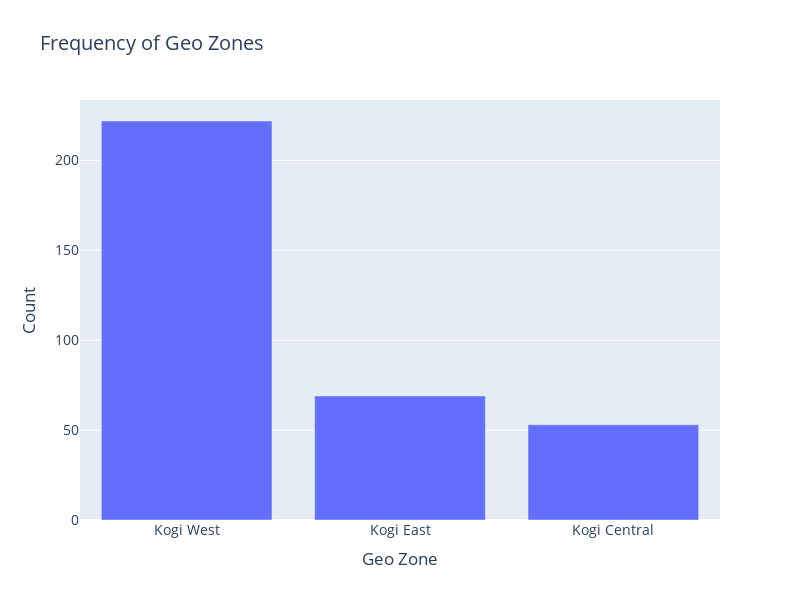
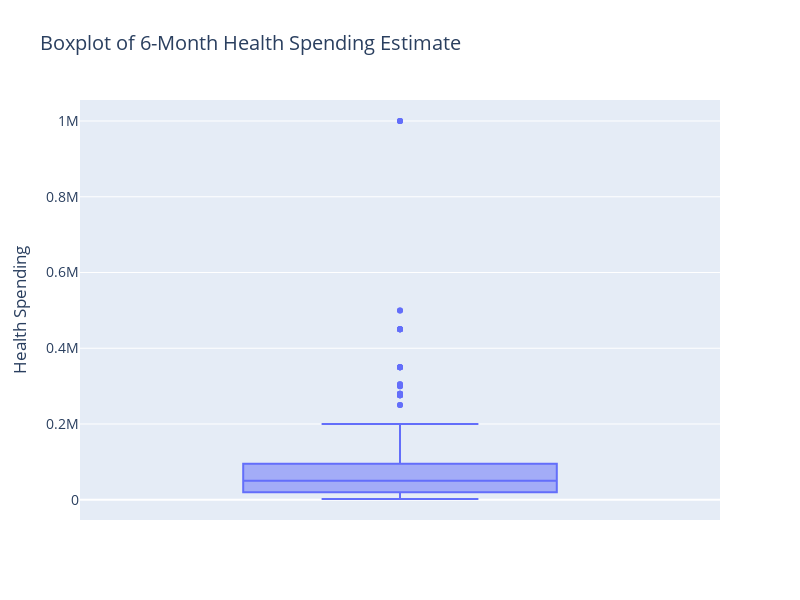
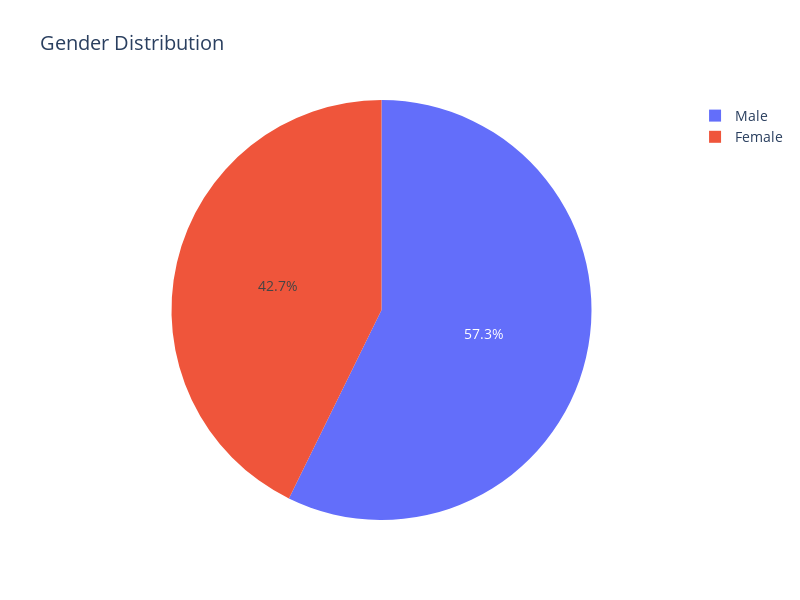
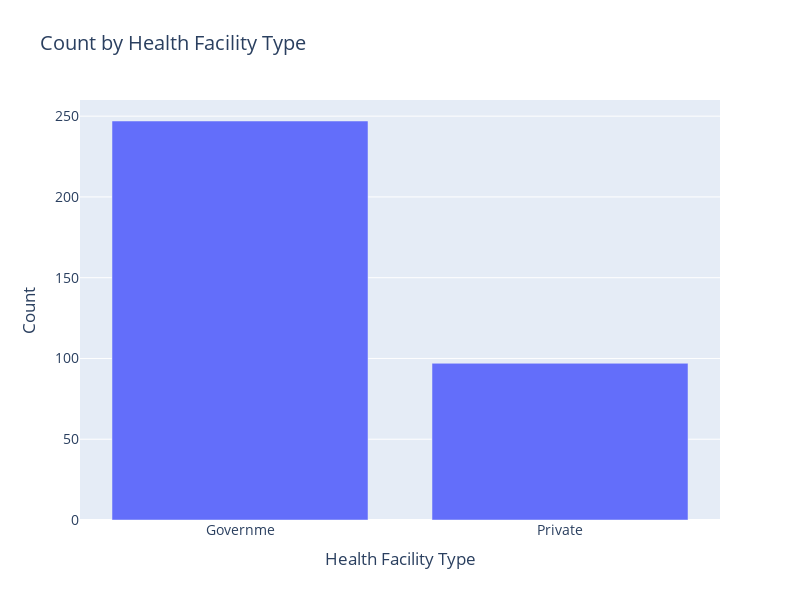

Notebook source saved alongside these figures, in order:
### Code cell
import pandas as pd
import numpy as np
import re
import plotly.express as px
import plotly.graph_objects as go
import plotly.figure_factory as ff
from sklearn.linear_model import LogisticRegression
from sklearn.metrics import roc_curve, auc

# Monkey-patch DataFrame to include iteritems if missing
if not hasattr(pd.DataFrame, 'iteritems'):
    def iteritems(self):
        return iter(self.items())
    pd.DataFrame.iteritems = iteritems

def clean_numeric(val):
    """Remove non-numeric characters and convert to float."""
    if pd.isna(val):
        return None
    num = re.sub(r'[^\d.]', '', str(val))
    try:
        return float(num)
    except:
        return None

# Load data from CSV file
file_path = r"C:\catastrophic.csv"
df = pd.read_csv(file_path)

# Clean and convert relevant columns
df["Household Income"] = df["Household Icome"].apply(clean_numeric)
df["Health Spending"] = df["6-Month Health Spending Estimate"].apply(clean_numeric)
df["Last Admission Cost"] = df["Last Admission Cost?"].apply(clean_numeric)
df["Age"] = pd.to_numeric(df["Age"], errors='coerce')

# Drop rows with missing or zero values in key numeric columns
df = df.dropna(subset=["Household Income", "Health Spending", "Age"])
df = df[(df["Household Income"] > 0) & (df["Health Spending"] > 0)]

# Standard layout parameters for readability
layout_params = dict(width=800, height=600, font=dict(size=14))

# 1. Frequency Plot: Frequency of Geo Zones
freq_geo = df["Geo Zone"].value_counts().reset_index()
freq_geo.columns = ["Geo Zone", "Count"]
fig_freq = px.bar(freq_geo, x="Geo Zone", y="Count", title="Frequency of Geo Zones")
fig_freq.update_layout(**layout_params)
fig_freq.show()

# 2. Boxplot: Distribution of Health Spending
fig_box = px.box(df, y="Health Spending", title="Boxplot of 6-Month Health Spending Estimate")
fig_box.update_layout(**layout_params)
fig_box.show()

# 3. Pie Chart: Gender Distribution
fig_pie = px.pie(df, names="Gender", title="Gender Distribution", width=800, height=600)
fig_pie.update_layout(font=dict(size=14))
fig_pie.show()

# 4. Bar Chart: Count by Health Facility Type
fac_counts = df["Health Facility Type"].value_counts().reset_index()
fac_counts.columns = ["Health Facility Type", "Count"]
fig_bar = px.bar(fac_counts, x="Health Facility Type", y="Count", title="Count by Health Facility Type")
fig_bar.update_layout(**layout_params)
fig_bar.show()

# 5. Line Graph: Health Spending by Age (sorted by Age)
df_sorted = df.sort_values("Age")
fig_line = px.line(df_sorted, x="Age", y="Health Spending", title="Health Spending by Age")
fig_line.update_layout(**layout_params)
fig_line.show()

# 6. Heat Map: Correlation Matrix of Numeric Variables
numeric_cols = ["Age", "Household Income", "Health Spending", "Last Admission Cost"]
corr_matrix = df[numeric_cols].corr()
fig_heat = px.imshow(corr_matrix, text_auto=True, title="Correlation Heatmap", width=800, height=600)
fig_heat.update_layout(font=dict(size=14))
fig_heat.show()

# 7. Individual Visualizations for Each Numeric Variable
numeric_df = df[numeric_cols].copy().reset_index(drop=True)
for col in numeric_cols:
    # a) Line Graph: Sorted values vs. index
    sorted_series = numeric_df[col].sort_values().reset_index(drop=True)
    fig_line_col = px.line(x=sorted_series.index, y=sorted_series,
                           title=f"Line Graph of {col}",
                           labels={"x": "Index (sorted)", "y": col})
    fig_line_col.update_layout(**layout_params)
    fig_line_col.show()
    
    # b) Histogram: Distribution of the variable
    fig_hist = px.histogram(numeric_df, x=col, nbins=30,
                            title=f"Histogram of {col}")
    fig_hist.update_layout(**layout_params)
    fig_hist.show()
    
    # c) Density Plot (Bell Shape): Using Plotly Figure Factory
    data_for_density = [numeric_df[col].dropna().values]
    fig_density = ff.create_distplot(data_for_density, group_labels=[col],
                                     show_hist=False, show_rug=False)
    fig_density.update_layout(title=f"Density Plot of {col}", **layout_params)
    fig_density.show()

# 8. Pair Plots: Scatter Matrix for Numeric Variables
# Create a new DataFrame for numeric columns to ensure compatibility
numeric_df_reset = pd.DataFrame(df[numeric_cols]).reset_index(drop=True)
fig_pair = px.scatter_matrix(numeric_df_reset, title="Pair Plot (Scatter Matrix) of Numeric Variables", width=900, height=700)
fig_pair.update_layout(font=dict(size=12))
fig_pair.show()

# 9. Scatter Plot: Age vs Health Spending colored by Gender
fig_scatter = px.scatter(df, x="Age", y="Health Spending", color="Gender", title="Age vs Health Spending")
fig_scatter.update_layout(**layout_params)
fig_scatter.show()

# Note: ROC Curve section is omitted as the dataset does not include an 'HIV Test Result' column.

### Figure 1 — Plotly figure (JSON) as saved in the notebook; plotly's stock layout.template omitted (floating-point values rounded to 4 significant figures)
{"data": [{"alignmentgroup": "True", "hovertemplate": "Geo Zone=%{x}<br>Count=%{y}<extra></extra>", "legendgroup": "", "marker": {"color": "#636efa", "pattern": {"shape": ""}}, "name": "", "offsetgroup": "", "orientation": "v", "showlegend": false, "textposition": "auto", "type": "bar", "x": ["Kogi West", "Kogi East", "Kogi Central"], "xaxis": "x", "y": [222, 69, 53], "yaxis": "y"}], "layout": {"barmode": "relative", "font": {"size": 14}, "height": 600, "legend": {"tracegroupgap": 0}, "title": {"text": "Frequency of Geo Zones"}, "width": 800, "xaxis": {"anchor": "y", "autorange": true, "domain": [0, 1], "range": [-0.5, 2.5], "title": {"text": "Geo Zone"}, "type": "category"}, "yaxis": {"anchor": "x", "autorange": true, "domain": [0, 1], "range": [0, 233.7], "title": {"text": "Count"}, "type": "linear"}}}

### Figure 2 — Plotly figure (JSON) as saved in the notebook; plotly's stock layout.template omitted (floating-point values rounded to 4 significant figures; data arrays with more than 128 entries replaced by an {"elided": "..."} marker saying what was removed)
{"data": [{"alignmentgroup": "True", "hovertemplate": "Health Spending=%{y}<extra></extra>", "legendgroup": "", "marker": {"color": "#636efa"}, "name": "", "notched": false, "offsetgroup": "", "orientation": "v", "showlegend": false, "type": "box", "x0": " ", "xaxis": "x", "y": {"elided": "344 int values"}, "y0": " ", "yaxis": "y"}], "layout": {"boxmode": "group", "font": {"size": 14}, "height": 600, "legend": {"tracegroupgap": 0}, "title": {"text": "Boxplot of 6-Month Health Spending Estimate"}, "width": 800, "xaxis": {"anchor": "y", "autorange": true, "domain": [0, 1], "range": [-0.5, 0.5], "type": "category"}, "yaxis": {"anchor": "x", "autorange": true, "domain": [0, 1], "range": [-53440.0, 1055000.0], "title": {"text": "Health Spending"}, "type": "linear"}}}

### Figure 3 — Plotly figure (JSON) as saved in the notebook; plotly's stock layout.template omitted (floating-point values rounded to 4 significant figures; data arrays with more than 128 entries replaced by an {"elided": "..."} marker saying what was removed)
{"data": [{"domain": {"x": [0, 1], "y": [0, 1]}, "hovertemplate": "Gender=%{label}<extra></extra>", "labels": {"elided": "344 str values"}, "legendgroup": "", "name": "", "showlegend": true, "type": "pie"}], "layout": {"font": {"size": 14}, "height": 600, "legend": {"tracegroupgap": 0}, "title": {"text": "Gender Distribution"}, "width": 800}}

### Figure 4 — Plotly figure (JSON) as saved in the notebook; plotly's stock layout.template omitted (floating-point values rounded to 4 significant figures)
{"data": [{"alignmentgroup": "True", "hovertemplate": "Health Facility Type=%{x}<br>Count=%{y}<extra></extra>", "legendgroup": "", "marker": {"color": "#636efa", "pattern": {"shape": ""}}, "name": "", "offsetgroup": "", "orientation": "v", "showlegend": false, "textposition": "auto", "type": "bar", "x": ["Governme", "Private"], "xaxis": "x", "y": [247, 97], "yaxis": "y"}], "layout": {"barmode": "relative", "font": {"size": 14}, "height": 600, "legend": {"tracegroupgap": 0}, "title": {"text": "Count by Health Facility Type"}, "width": 800, "xaxis": {"anchor": "y", "autorange": true, "domain": [0, 1], "range": [-0.5, 1.5], "title": {"text": "Health Facility Type"}, "type": "category"}, "yaxis": {"anchor": "x", "autorange": true, "domain": [0, 1], "range": [0, 260], "title": {"text": "Count"}, "type": "linear"}}}
